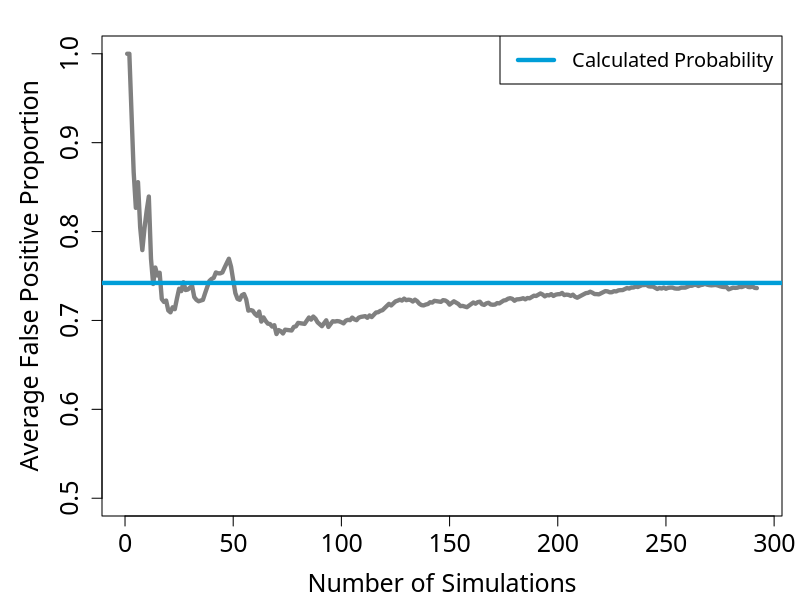

Source code (R):
## ---- chunk 1
#| code-fold: true
#| code-summary: "Simulating Bayesitis Screening in R"
#| label: simulated-screenings
# Because we will be using randomly generated numbers, we first set a seed to ensure our results are reproducible:
set.seed(31415926) 
# We now set up some variables:
pop_size <- 1000000
bayesitis_prevalence <- 0.05
bayesitis_pop_size <- pop_size * bayesitis_prevalence # we calculate 5% of the population to find the number of people that have Bayesitis
# Now imagine that each person in the population is assigned a number randomly pick 5% of these numbers to designate the people that have Bayesitis
total_pop <- 1:pop_size # we create a vector made up of the numbers from 1 to 1,000,000
bayesitis_pop <- sample(total_pop, size=bayesitis_pop_size, replace=FALSE) # we randomly samples 5% of the entries from our total_pop vector
# Let's create a logical vector (one that only contains TRUE and FALSE values) to represent the Bayesitis status of every member of the population:
bayesitis_statuses <- rep(FALSE, times=pop_size) # we initialise a vector the length of the population where every entry is FALSE
bayesitis_statuses[bayesitis_pop] <- TRUE # we change the entries corresponding to the people with Byesitis to TRUE
# We can now set up our simulations: 
num_sims <- 300
false_pos_props <- rep(NA, times=num_sims) # we initialise a vector to store the proportion of false positives we get from each simulation 
# Now let's repeatedly pick 20 random people from the population and simulate screening them for Bayesitis:
samp_size <- 20
for (n in 1:num_sims) {
  rand_samp <- sample(total_pop, size=samp_size, replace=FALSE)
  # Let's set up variables to store the number of true and false positive test results:
  num_true_pos <- 0
  num_false_pos <- 0
  rand_nums <- runif(samp_size, min=0, max=1) # we generate 20 random numbers between 0 and 1, so that everyone in the sample gets a correct/incorrect
                                              # test result with a probability according to the sensitivity and specificty of our test
  for (i in 1:samp_size) {
    true_status <- bayesitis_statuses[rand_samp[i]]
    if (rand_nums[i] <= 0.99 & true_status == TRUE) { # if the person does have Bayesitis they get an accurate positive result with a probability of 99%
      num_true_pos <- num_true_pos + 1
    } else if (rand_nums[i] > 0.85 & true_status == FALSE) { # if they don't they get a false positive result with a probability of 15%
      num_false_pos <- num_false_pos + 1
    }
  }
  total_pos <- num_true_pos + num_false_pos
  if (total_pos != 0) { # if there are no positive test results, true or false, the proportion of positive test results that are false is undefined
    false_pos_props[n] <- num_false_pos / total_pos
  }  
}
# Now let's see how the average proportion of positive test results that are false changes as the number of simulations we've done increases:
props_for_avg <- false_pos_props[!is.na(false_pos_props)] # we remove the undefined values from our vector of empirical false positive probabilities
cum_avg <- cumsum(props_for_avg) / seq_along(props_for_avg) # we calculate a cumulative average as the number of simulations increases
# We plot the cumulative average against the number of simulations:
par(mar=c(bottom=4.2, left=5.1, top=1.8, right=0.9), family="Roboto Slab")
plot(cum_avg, ylim=c(0.5,1), xlab="Number of Simulations", ylab="Average False Positive Proportion", type="l", col="#808080", lwd=4.2, cex.lab=1.5, cex.axis=1.5)
abline(h=0.7421875, col="#009ed8", lty=1, lwd=4.2)
legend("topright", legend="Calculated Probability", col="#009ed8", lty=1, lwd=4.2, cex=1.2)
